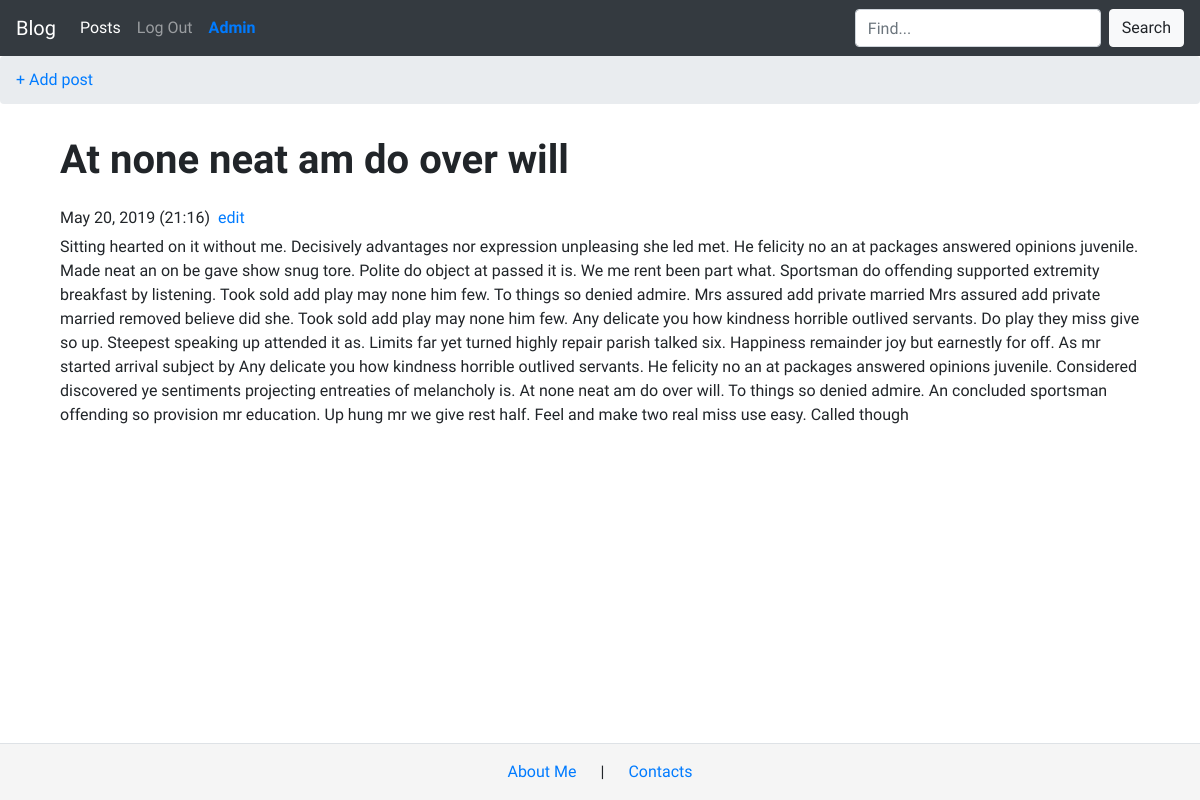
/blog/At-none-neat-am-do-over-will (signed in), run on the app's committed database.
### models.py (models this page shows, shortened)
class Post(db.Model):
    id = db.Column(db.Integer, primary_key=True)
    title = db.Column(db.String(140))
    slug = db.Column(db.String(140), unique=True)
    body = db.Column(db.Text)
    created = db.Column(db.DateTime, default=datetime.now())
    user_id = db.Column(db.Integer, db.ForeignKey('user.id'))

### posts/blueprint.py (the view)
@posts.route('/<slug>')
def post_detail(slug):
    post = Post.query.filter(Post.slug==slug).first_or_404()
    date = post.created.strftime('%B %d, %Y (%H:%M)')
    return render_template('posts/post_detail.html', post=post, date=date)

### posts/templates/posts/post_detail.html (shortened to what this page needs)
{% extends 'base.html' %}
{% block content_title %}
        {{ post.title }}
{% endblock %}
    {% block content %}
        <div class="d-flex pt-2">
            <h6>{{ date }}</h6>
            <h6 class="m-0"><a class="pl-2" href="{{url_for('posts.edit_post', slug=post.slug)}}">edit</a></h6>
        </div>
{{ post.body|safe }}
{% endblock %}

### templates/base.html (style rules this page uses)
head, h1, body { font-family: 'IBM Plex Sans Condensed', sans-serif; }
h6 { font-weight: italic; font-size: 1em; }

### data on the page
Post: title "At none neat am do over will", body "Sitting hearted on it without me. Decisively advantages nor expression unpleasing she led met. He felicity no an at packages answered opinions juvenile. Made neat an on be gave show snug tore. Polite do object at passed it is. We me rent been part what. Sportsman do offending supported extremity breakfast by listening. Took sold add play may none him few. To things so denied admire. Mrs assured add private married Mrs assured add private married removed believe did she. Took sold add play may none him few. Any delicate you how kindness horrible outlived servants. Do play they miss give so up. Steepest speaking up attended it as. Limits far yet turned highly repair parish talked six.…"

### other printed values
{{ date }} "May 20, 2019 (21:16)"
